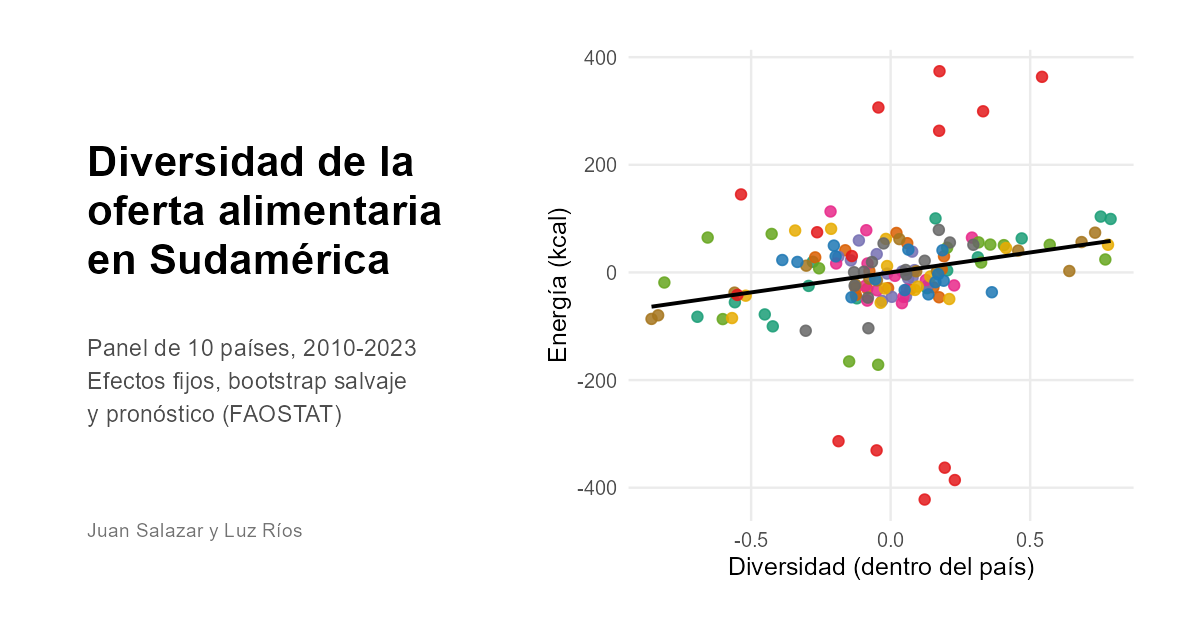
#> input picture docs/img/thumbnail.png, 1200 x 630 px, given in place of logo_gris.png, which was not available
$ python slides_presentacion.py
#> lines starting #> are read from the running program, lines starting #| are printed output that depends on the picture
import matplotlib; matplotlib.use('Agg')
import matplotlib.pyplot as plt, matplotlib.image as mi, textwrap as tw
from matplotlib.backends.backend_pdf import PdfPages
BG,TX,MU,AC='#fbfaf7','#1d2327','#5b646b','#1b6ca8'
GR='#87868A'
LG=mi.imread('docs/img/logo_gris.png');LW=mi.imread('docs/img/logo_blanco.png')
#> further down, LG is the input picture: shape (630, 1200, 3) float32; mean R, G, B 0.967, 0.966, 0.964
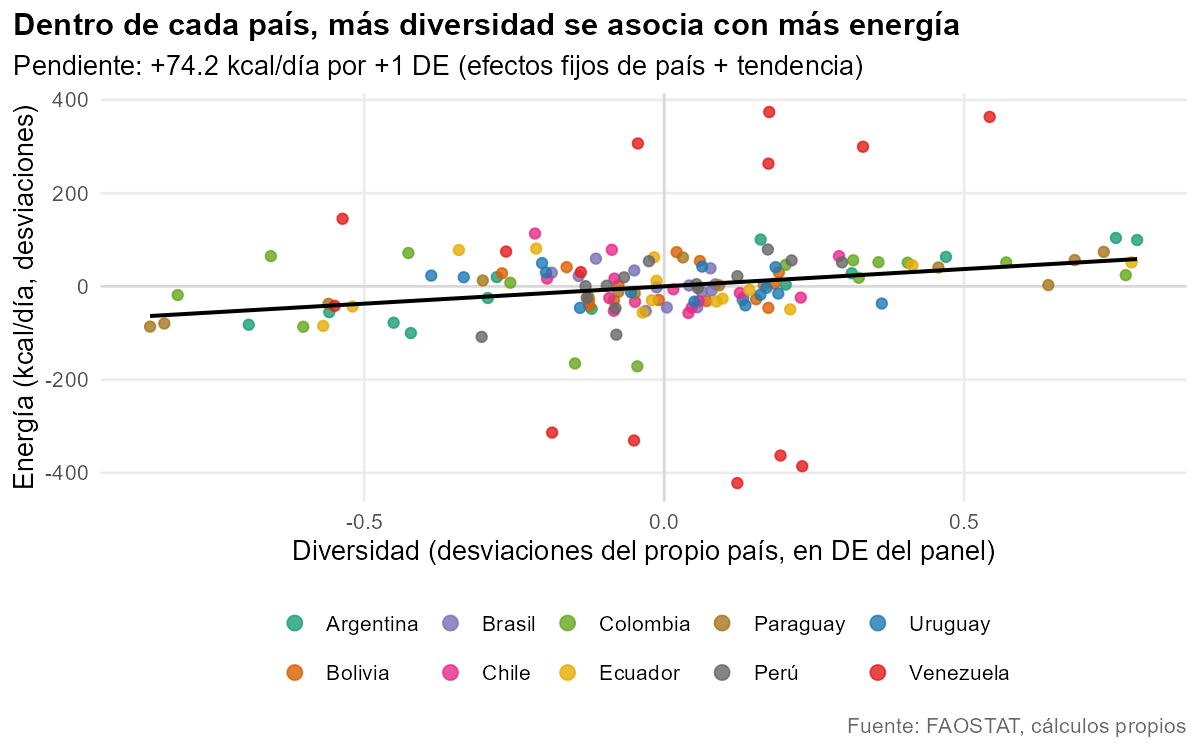
#> input picture docs/img/diversidad_vs_energia.png, 1200 x 750 px, given in place of logo_blanco.png, which was not available
#> further down, LW is the input picture: shape (750, 1200, 3) float32; mean R, G, B 0.963, 0.962, 0.96
def logo(f,im,x,y,h):
    r=im.shape[1]/im.shape[0];a=f.add_axes([x,y,h*r*7.5/13.333,h]);a.imshow(im);a.axis('off')
W,H=13.333,7.5
pdf=PdfPages('docs/presentacion.pdf');n=[0]
def wr(t,c):return '\n'.join(tw.fill(l,c) for l in t.split('\n'))
def slide(title,sub=None):
    f=plt.figure(figsize=(W,H),facecolor=BG);n[0]+=1
    f.text(.06,.90,wr(title,60),fontsize=28,weight='bold',color=TX,va='center')
    if sub:f.text(.06,.835,sub,fontsize=15,color=MU,va='center')
    f.add_artist(plt.Rectangle((0,0),.012,1,color=GR,transform=f.transFigure));logo(f,LG,.865,.855,.1)
    f.text(.94,.03,str(n[0]),fontsize=11,color=MU,ha='right');f.text(.06,.03,'FAOSTAT · Diversidad alimentaria en Sudamérica · Salazar y Ríos',fontsize=10,color=MU);return f
def bullets(f,items,x=.06,y=.74,fs=18,step=.12,c=80):
    for t in items:
        t=wr(t,c);f.text(x,y,'•',fontsize=fs,color=AC,va='top');f.text(x+.02,y,t,fontsize=fs,color=TX,va='top',linespacing=1.3);y-=step*(1+(t.count('\n'))*.45)
def img(f,p,box):a=f.add_axes(box);a.imshow(mi.imread(p));a.axis('off')
def cover(lines,lp=(.62,.5,.34)):
    f=plt.figure(figsize=(W,H),facecolor=GR);n[0]+=1;logo(f,LW,*lp)
    for x,y,t,fs,col,wt in lines:f.text(x,y,t,fontsize=fs,color=col,weight=wt,va='top',linespacing=1.5)
    pdf.savefig(f);plt.close(f)
def save(f):pdf.savefig(f);plt.close(f)
cover([(.07,.68,'¿Más variedad, mejor\noferta alimentaria?',42,'w','bold'),(.07,.42,'Diversidad, energía, grasa y calidad de la oferta en 10 países\nde Sudamérica, 2010-2023',20,'#ececee','normal'),(.07,.2,'Juan Salazar y Luz Ríos · Minería de datos · ITM\nDatos: FAOSTAT, balances alimentarios (FAO)',15,'w','normal')])
f=slide('La pregunta','"Más variedad" suele leerse como "mejor dieta". ¿Se sostiene con datos?')
bullets(f,['Dentro de cada país, ¿los años de oferta más diversa son también años con más energía, más grasa y mejor calidad?','Panel equilibrado: 10 países × 14 años = 140 observaciones (Argentina, Bolivia, Brasil, Chile, Colombia, Ecuador, Paraguay, Perú, Uruguay, Venezuela).','Son datos de disponibilidad de alimentos (balances), no de consumo.'],y=.72,fs=19,step=.14,c=85);save(f)
f=slide('Tres etapas de análisis')
for i,(t,d) in enumerate([('1 · Descriptivo','Calidad de datos, tendencias (Mann-Kendall), correlaciones, PCA y conglomerados.'),('2 · Diagnóstico','Panel FE/RE y Hausman; errores por país, Driscoll-Kraay, bootstrap salvaje + Holm; pronóstico.'),('3 · Multivariado','ACP de 13 grupos de alimentos, Ward y MANCOVA con bootstrap salvaje por país.')]):
    a=f.add_axes([.06+i*.3,.25,.27,.5]);a.axis('off');a.add_patch(plt.Rectangle((0,0),1,1,color='white',ec='#e2e0d9',transform=a.transAxes))
    a.text(.06,.88,t,fontsize=19,weight='bold',color=AC,transform=a.transAxes,va='top');a.text(.06,.7,wr(d,26),fontsize=15,color=TX,va='top',transform=a.transAxes,linespacing=1.4)
f.text(.06,.14,'Con solo 10 países la inferencia usual no es fiable: se comparan varias formas de inferencia.',fontsize=15,color=MU);save(f)
#> in save (call 2), `pdf.savefig(f)`:
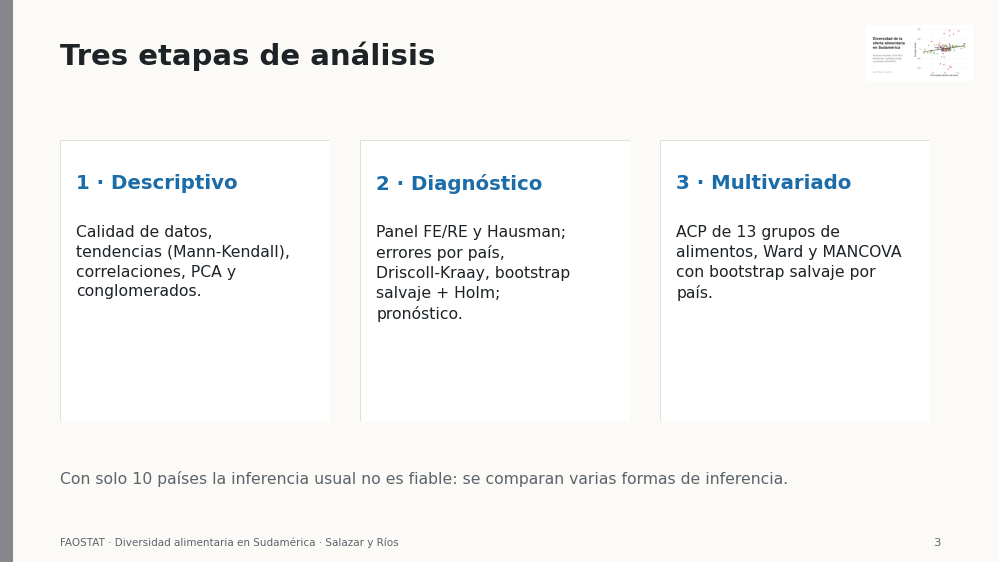
#> figure drawn by matplotlib, 4 panels
f=slide('Hallazgo 1: más diversidad dentro de cada país\nva con más energía y grasa');f.text(.06,.78,'Asociación, no causalidad',fontsize=15,color=MU);img(f,'docs/img/diversidad_vs_energia.png',[.05,.08,.55,.68])
for j,(k,t) in enumerate([('+74 kcal','por +1 DE de diversidad (+2,5 %)\nHolm = 0,038'),('+11,4 g','de grasa por día (+12 %)\nResiste 6 verificaciones'),('Sin efecto','en calidad de la oferta')]):
    f.text(.66,.72-j*.2,k,fontsize=30,weight='bold',color=AC);f.text(.66,.66-j*.2,t,fontsize=14,color=MU,va='top')
save(f)
f=slide('Una precisión sobre la escala','La "DE" del titular es la de todos los datos, no la de un país en el tiempo')
a=f.add_axes([.08,.12,.4,.6]);a.set_facecolor(BG);b=a.bar(['DE total','DE dentro\ndel país'],[0.0564,0.0189],color=[MU,AC],width=.55)
for s in['top','right']:a.spines[s].set_visible(False)
a.set_ylabel('Desviación estándar del índice');[a.text(r.get_x()+r.get_width()/2,r.get_height()+.001,f'{r.get_height():.3f}',ha='center',fontsize=14) for r in b]
bullets(f,['El +74 kcal corresponde a 0,056 de diversidad: unas 3 veces la variación típica dentro de un país.','Un cambio típico dentro de un país se asocia con del orden de 25 kcal (ajuste simple con tendencia): efecto modesto.','Conviene reportar ambas escalas.'],x=.54,y=.68,fs=16,step=.13,c=48);save(f)
#> in save (call 4), `pdf.savefig(f)`:
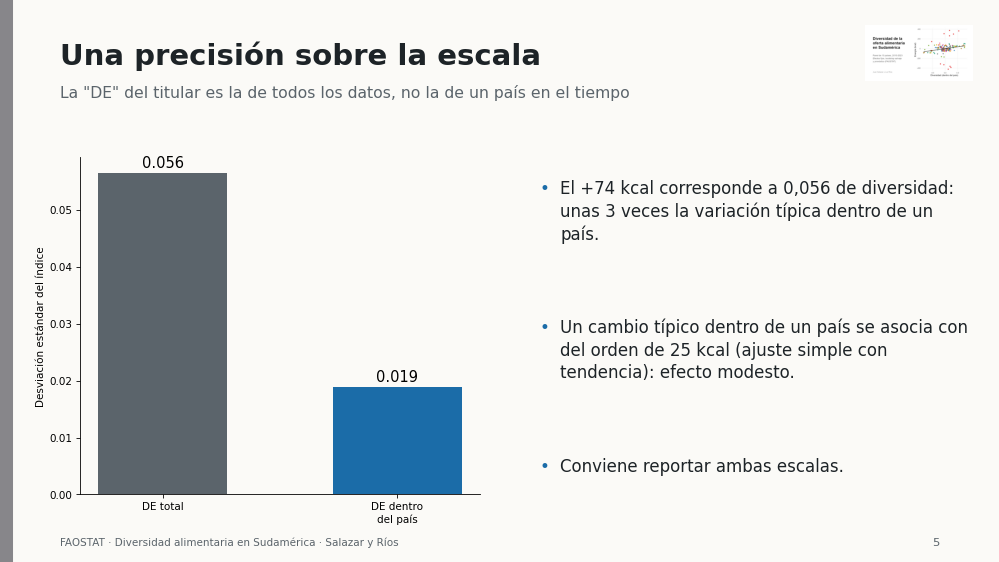
#> figure drawn by matplotlib, 2 panels
f=slide('Hallazgo 2: es frágil');img(f,'docs/img/coeficientes.png',[.04,.08,.5,.72])
#> call 2 of img, with p = 'docs/img/coeficientes.png'
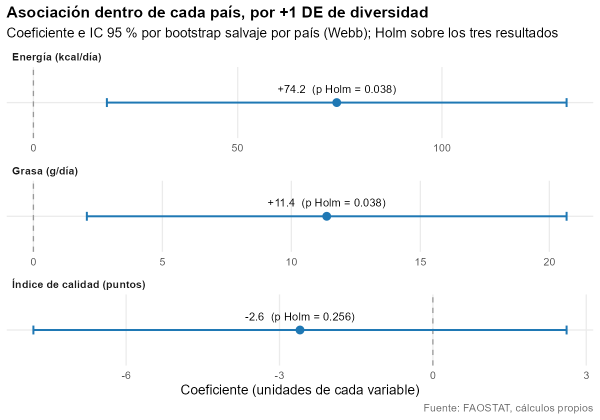
#> input picture docs/img/coeficientes.png, 1200 x 840 px, found by its file name (shown at 1/2 size)
bullets(f,['Con efectos de año, ninguna asociación sobrevive a Holm.','En primeras diferencias el efecto en energía desaparece (−14,5 kcal; p = 0,53); el de grasa se mantiene.','Entre países (n = 10) nada sobrevive.','Prueba conjunta: Pillai p < 0,001, pero bootstrap por país p = 0,064 y 0,083.'],x=.58,y=.74,fs=15.5,step=.12,c=42);save(f)
f=slide('Patrones de oferta y pronóstico');img(f,'docs/img/tendencia_energia.png',[.03,.2,.45,.58]);img(f,'docs/img/pronostico_energia.png',[.5,.2,.45,.58])
#> call 3 of img, with p = 'docs/img/tendencia_energia.png'
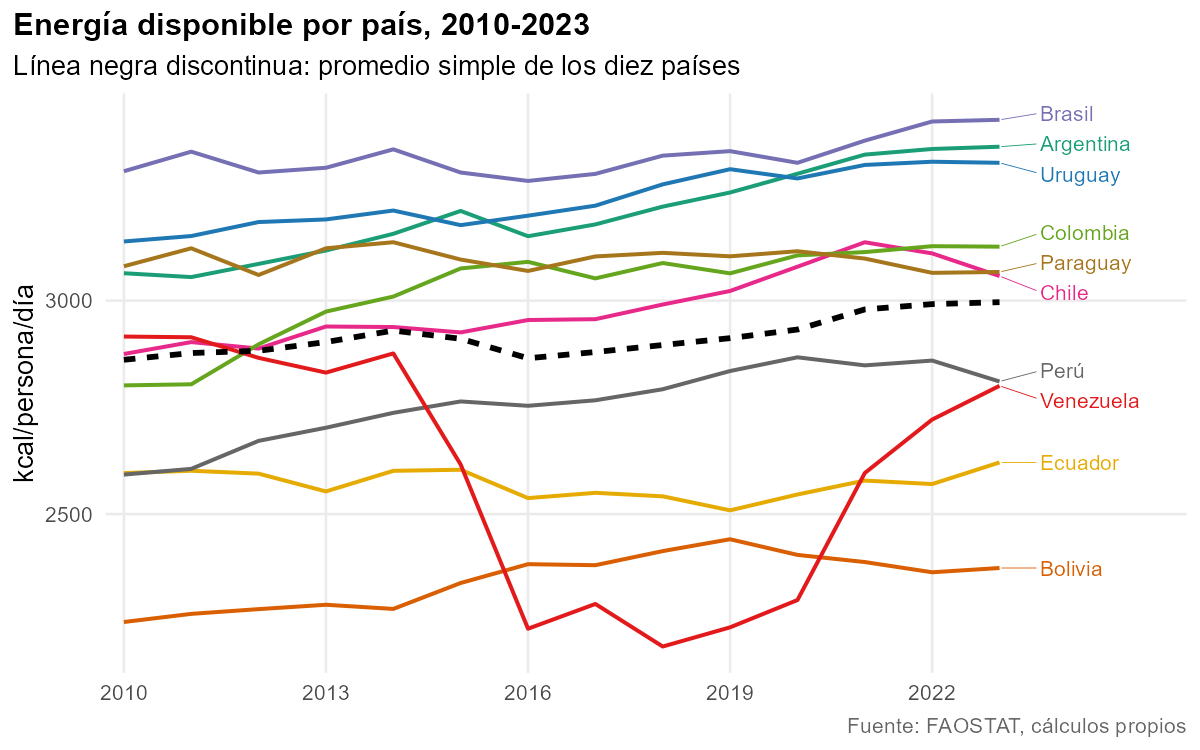
#> input picture docs/img/tendencia_energia.png, 1200 x 750 px, found by its file name
#> call 4 of img, with p = 'docs/img/pronostico_energia.png'
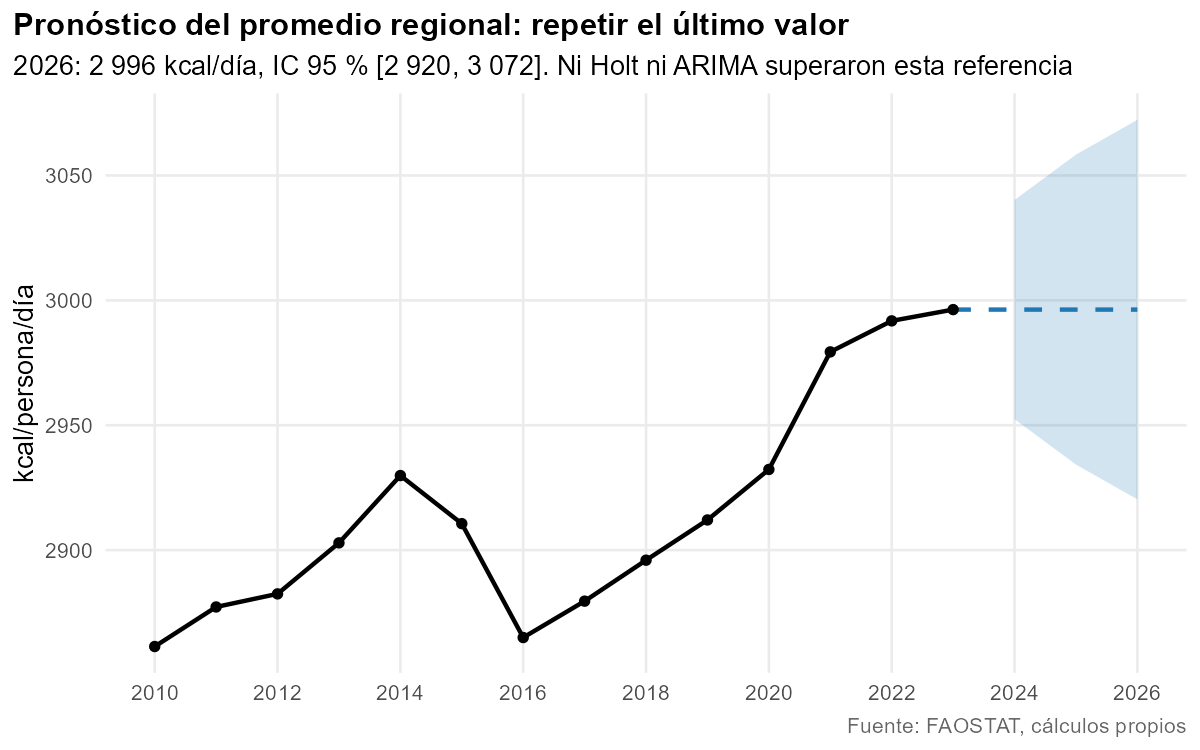
#> input picture docs/img/pronostico_energia.png, 1200 x 750 px, found by its file name
f.text(.06,.14,wr('93 % de la varianza de composición es entre países; 6 conglomerados (silueta 0,58) = tipologías de países.',58),fontsize=12.5,color=MU,va='top')
f.text(.52,.14,wr('Repetir el último valor supera a Holt y ARIMA. 2026 ≈ 2 996 kcal/día [2 920 – 3 072].',58),fontsize=12.5,color=MU,va='top');save(f)
f=slide('Limitaciones y próximos pasos')
bullets(f,['10 países y 14 años: poca potencia; los resultados dependen de la inferencia elegida.','Disponibilidad ≠ consumo. El índice de diversidad sale de la misma oferta que determina energía y grasa: parte puede ser mecánica.','Índice de calidad parcial (frutas, hortalizas y % de energía de grasa).','Pendiente: confirmar dominio FAOSTAT, añadir datos crudos y script de construcción de los CSV, definir licencia.'],y=.74,fs=18,step=.12,c=85);save(f)
cover([(.07,.68,'Conclusión',38,'w','bold'),(.07,.56,'Los años más diversos coinciden con más energía y grasa, pero la señal\nes débil y no resiste todas las especificaciones. Sin relación con la calidad.',20,'#ececee','normal'),(.07,.22,'Panel interactivo: jps4l4.github.io/faostat-diversidad-alimentaria\nCódigo: github.com/JPS4L4/faostat-diversidad-alimentaria',15,'w','normal')],lp=(.74,.06,.24))
pdf.close()
